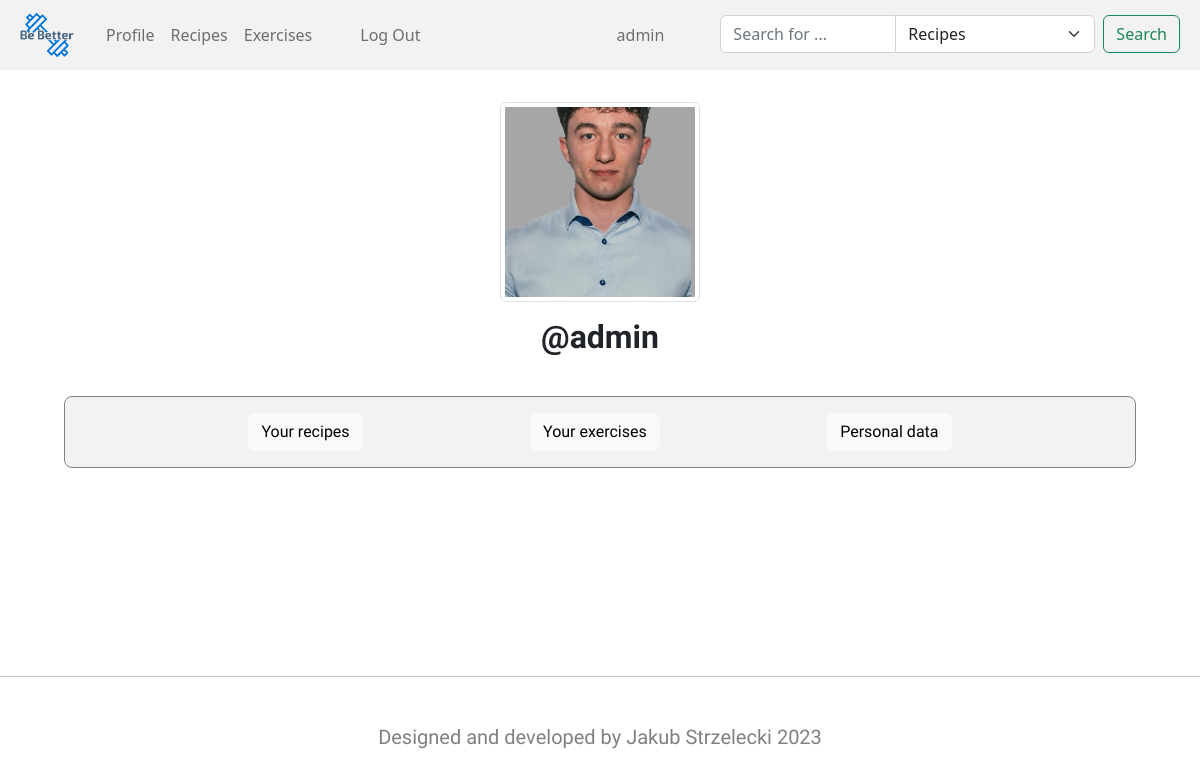
/ (signed in), run on the app's committed database.
### fitness_app/models.py (models this page shows, shortened)
class CustomUser(AbstractUser):
    email = models.EmailField(unique=True)
    username = models.CharField(max_length=30, default='')
    phone_number = models.CharField(max_length=20)
    birth_date = models.DateField(null=True, blank=True)
    height = models.DecimalField(max_digits=5, decimal_places=2, null=True, blank=True)
    weight = models.DecimalField(max_digits=5, decimal_places=2, null=True, blank=True)
    profile_picture = models.ImageField(upload_to='profile_pictures/', null=True, blank=True)
    sex = models.CharField(max_length=6, null=True, blank=True)
    USERNAME_FIELD = 'email'
    REQUIRED_FIELDS = ['username', 'first_name', 'last_name', 'phone_number', 'birth_date', 'height', 'weight', 'sex']
    @property
    def age(self):
        if not self.birth_date:
            return None
        today = date.today()
        return today.year - self.birth_date.year - ((today.month, today.day) < (self.birth_date.month, self.birth_date.day))

### fitness_app/views.py (the view)
# urls.py: path('', views.index, name='index'),
def index(request):
    user = request.user
    try:
        liked_recipes_list = LikedRecipe.objects.filter(user=user).values_list('recipe', flat=True)
        liked_exercises_list = LikedExercise.objects.filter(user=user).values_list('exercise', flat=True)
        liked_recipes = Recipe.objects.filter(id__in=liked_recipes_list)
        liked_exercises = Exercise.objects.filter(id__in=liked_exercises_list)
        cookbook_list = Cookbook.objects.filter(user=user).values_list('recipe', flat=True)
        training = Training.objects.filter(user=user)
        cookbook_ids = cookbook_list
        liked_ids = liked_recipes_list
        liked_exercises_ids = liked_exercises_list
        cookbook = Recipe.objects.filter(id__in=cookbook_list)
        return render(request, "fitness_app/index.html", {
            "user": user,
            "recipes": liked_recipes,
            "exercises": liked_exercises,
            'cookbook_ids': cookbook_ids,
            "liked_ids": liked_ids,
            "liked_exercises_ids": liked_exercises_ids,
            "cookbook": cookbook,
            "training": training
        })
    except TypeError:
        return render(request, "fitness_app/index.html")

### fitness_app/templates/fitness_app/index.html (shortened to what this page needs)
{% extends "fitness_app/layout.html" %} {% block title %} Profile {% endblock %}
{% block body %} {% if user.is_authenticated %}
<div class="text-center">
    {% if user.profile_picture %}
	<img
		src="{{ user.profile_picture.url }}"
		class="img-thumbnail"
		alt="{{ user.username }}"
		style="width: 200px; height: 200px; object-fit: cover"
	/>
    {% endif %}
	<h2 class="my-3"><strong>@{{ user.username }}</strong></h2>
</div>
<br />
<div class="d-flex justify-content-evenly index-nav">
    <div>
        <button class="btn btn-light nav-tab" id="nav-recipes-tab">Your recipes</button>
    </div>
    <div>
        <button class="btn btn-light nav-tab" id="nav-exercises-tab">Your exercises</button>
    </div>
    <div>
        <button class="btn btn-light nav-tab" id="nav-personal-tab">Personal data</button>
    </div>
</div>
	{% endif %}
	{% endblock %}

### fitness_app/templates/fitness_app/layout.html (shortened to what this page needs)
{% load static %}
<!DOCTYPE html>
<html id="html" lang="en">
	<head>
        <link rel="stylesheet" href="https://cdnjs.cloudflare.com/ajax/libs/font-awesome/4.7.0/css/font-awesome.min.css">
        <link rel="stylesheet" href="https://cdnjs.cloudflare.com/ajax/libs/twitter-bootstrap/5.1.3/css/bootstrap.min.css" />
		<link href="{% static 'fitness_app/styles.css' %}" rel="stylesheet" />
		<link
			href="https://cdn.jsdelivr.net/npm/bootstrap@5.2.3/dist/css/bootstrap.min.css"
			rel="stylesheet"
		/>
	</head>
	<body>
		<nav class="navbar sticky-top navbar-expand-lg" style="background-color: rgb(242, 242, 242);">
			<div class="container-fluid">
				<a class="navbar-brand" href="{% url 'index' %}"><img style="width:70px; height: auto;"src="{% static 'logo-no-background.png' %}" alt=""></a>
				<div class="collapse navbar-collapse" id="navbarScroll">
					<ul
						class="navbar-nav me-auto my-2 my-lg-0 text-center"
					>
						<li class="nav-item">
							<a class="nav-link" href="{% url 'index' %}">Profile</a>
						</li>
						<li class="nav-item">
							<a class="nav-link" href="{% url 'recipes' %}">Recipes</a>
						</li>
                        <li class="nav-item">
							<a class="nav-link" href="{% url 'exercises' %}">Exercises</a>
						</li>
						{% if user.is_authenticated %}
						<li class="nav-item pl">
							<a
								class="nav-link"
								href="{% url 'logout' %}"
								>Log Out</a
							>
						</li>
						{% endif %}
					</ul>
					<ul
						class="navbar-nav my-2 my-lg-0 navbar-nav-scroll"
						style="--bs-scroll-height: 100px"
					>
						{% if user.is_authenticated %}
						<li class="nav-item me-5 username">
							<a class="nav-link">{{ user.username }}</a>
						</li>
						{% endif %}
						<li>
							<form class="d-flex search-bar" role="search" method="get" action="{% url 'search' %}">
    <div class="input-group">
        <input class="form-control" type="search" placeholder="Search for ..." aria-label="Search" name="q" value="{{ query }}">
        <select name="search_type" id="search_type_select" class="form-select">
            <option value="recipes">Recipes</option>
        </select>
    </div>
        <button class="btn btn-outline-success mx-2" type="submit">Search</button>
</form>
						</li>
					</ul>
				</div>
			</div>
		</nav>
		<div class="body">
			{% block body %}
            {% endblock %}
		</div>
        <div class="text-center" style="margin-top: 10em;">
            <hr>
            <h5 class="my-5 footer-text" style="color: gray;">Designed and developed by Jakub Strzelecki 2023</h5>
        </div>
	</body>
</html>

### fitness_app/static/fitness_app/styles.css (style rules this page uses)
.body { margin: 2em 4em; font-family: "Raleway", sans-serif; font-weight: 300; overflow-x: hidden; }
html { scroll-behavior: smooth; }
.footer-text { font-family: "Raleway", sans-serif; }
.index-nav { background-color: rgb(242, 242, 242); border: 1px solid gray; border-radius: 0.5em; padding: 1em; }
.pl { padding-left: 2em; }

### data on the page
CustomUser: username "admin", profile_picture (picture)
